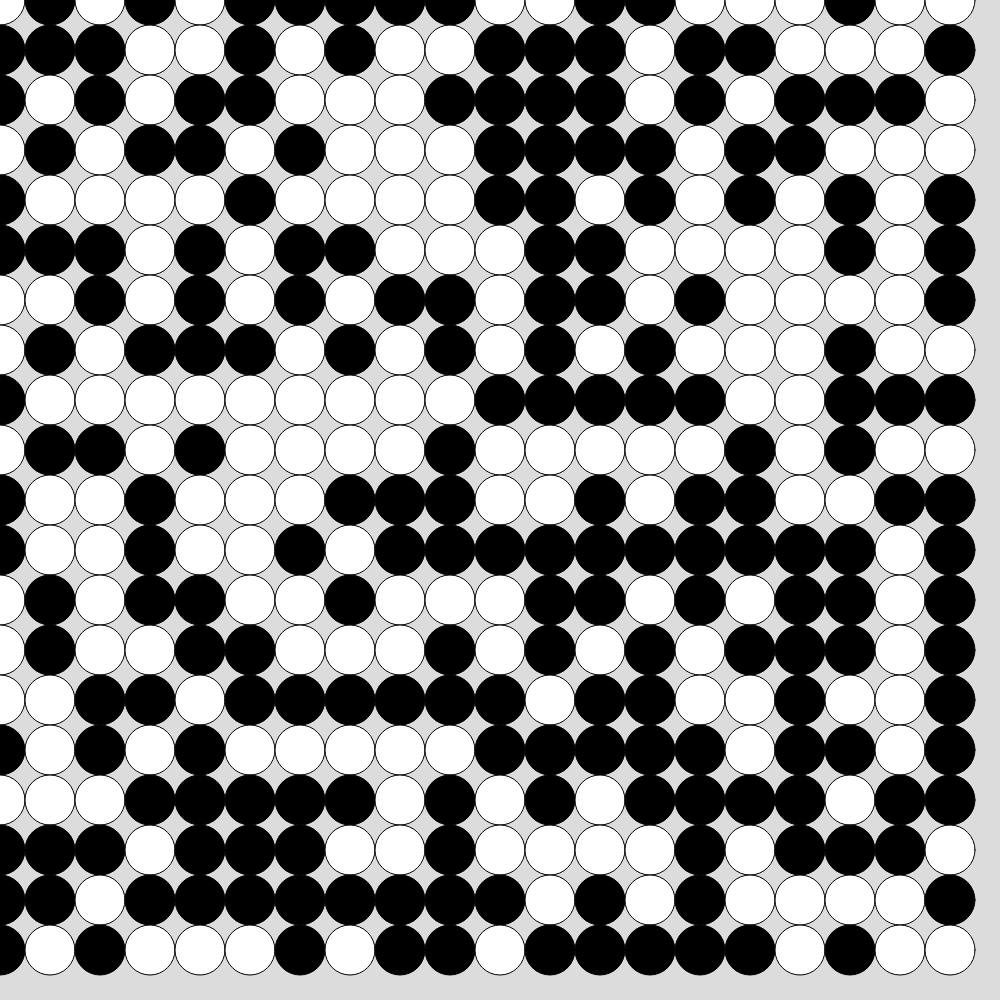
Frame 1 (no input)
Frame 60 (no input): identical to frame 1, image omitted
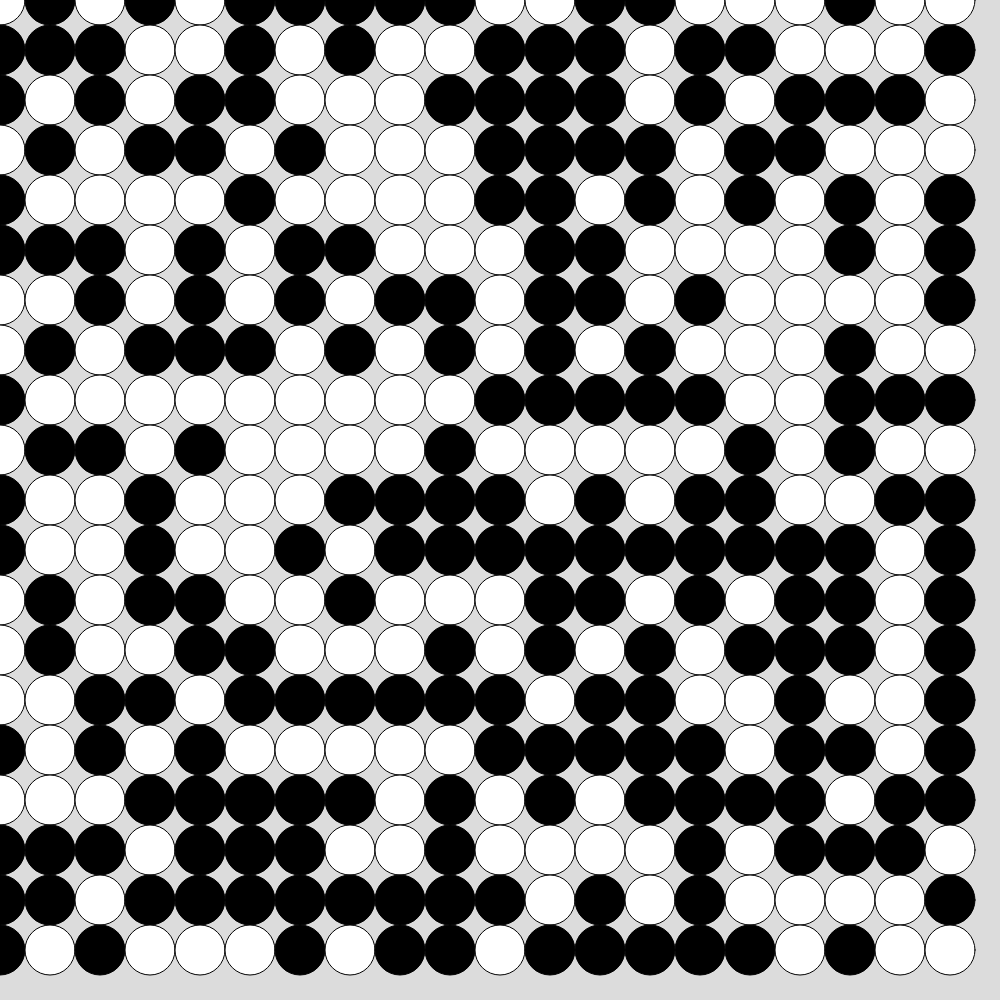
Frame 120 (the mouse pressed at the canvas centre since frame 60)

The p5.js sketch that drew these frames (run headless with seeded random() and noise() and a simulated clock; from frame 60 on, the mouse is pressed at the canvas centre):

// p5.js sketch
// ── sketch.js
let grid;
let rows = 20;
let cols = 20;
let autoPlay = false;

function setup() {
  if (windowWidth > windowHeight) {
    createCanvas(windowHeight, windowHeight);
  }
  else {
    createCanvas(windowWidth, windowWidth);
  }
  grid = createRandom2dArray(cols, rows);
}

function draw() {
  background(220);
  displayGrid(grid, rows, cols);
  if (autoPlay) {
    if (frameCount % 5=== 0) {
      update();
    }
  }
}

function windowResized() {
  if (windowWidth > windowHeight) {
    createCanvas(windowHeight, windowHeight);
  }
  else {
    createCanvas(windowWidth, windowWidth);
  }
}

function keyTyped() {
  if (key === "r") {
    grid = createRandom2dArray(cols, rows);
  }
  if (key === "c") {
    grid = createEmptyGrid();
  }
  if (key === " ") {
    update();
  }
  if (key === "a") {
    autoPlay = !autoPlay;
  }
}

function mousePressed() {
  let cellSize = width/cols;

  let xCoord = floor(mouseX / cellSize);
  let yCoord = floor(mouseY / cellSize);
  
  if (grid[yCoord][xCoord] === 1) {
    grid[yCoord][xCoord] = 0;
  }
  else {
    grid[yCoord][xCoord] = 1;
  }
}

function createEmptyGrid() {
  let emptyGrid = [];
  for (let x = 0; x < cols; x++) {
    emptyGrid.push([]);
    for (let y = 0; y < rows; y++) {
      emptyGrid[x].push(0);
    }
  }
  return emptyGrid;
}

function update() {
  let nextTurn = createEmptyGrid();

  for (let x = 0; x < cols; x++) {
    for (let y = 0; y < rows; y++) {
      let neighbors = 0;

      //loop around the neighbor spots...
      for (let i = -1; i <= 1; i++) {
        for (let j = -1; j <= 1; j++) {
          //deal with edge cases
          if (x+i >= 0 && x+i < cols && y+j >= 0 && y+j < rows) {
            neighbors += grid[y+j][x+i];
          }
        }
      }
      //don't count self as a neighbor
      neighbors -= grid[y][x];

      //apply rules!
      if (grid[y][x] === 1) { //currently alive
        if (neighbors === 2 || neighbors === 3) {
          nextTurn[y][x] = 1;
        }
        else {
          nextTurn[y][x] = 0;
        }
      }

      if (grid[y][x] === 0) { //currently dead
        if (neighbors === 3) {
          nextTurn[y][x] = 1;
        }
        else {
          nextTurn[y][x] = 0;
        }
      }
    }
  }
  grid = nextTurn;
}

function displayGrid(grid, rows, cols) {
  let cellSize = width / cols;
  for (let y = 0; y < rows; y++) {
    for (let x = 0; x < cols; x++) {
      if (grid[y][x] === 0) {
        fill(255);
      }
      else {
        fill(0);
      }
      ellipse(x*cellSize, y*cellSize, cellSize, cellSize);
    }
  }
}

function createRandom2dArray(cols, rows) {
  let randomGrid = [];
  for (let x = 0; x < cols; x++) {
    randomGrid.push([]);
    for (let y = 0; y < rows; y++) {
      if (random(100) < 50) {
        randomGrid[x].push(1);
      }
      else {
        randomGrid[x].push(0);
      }
    }
  }
  return randomGrid;
}
